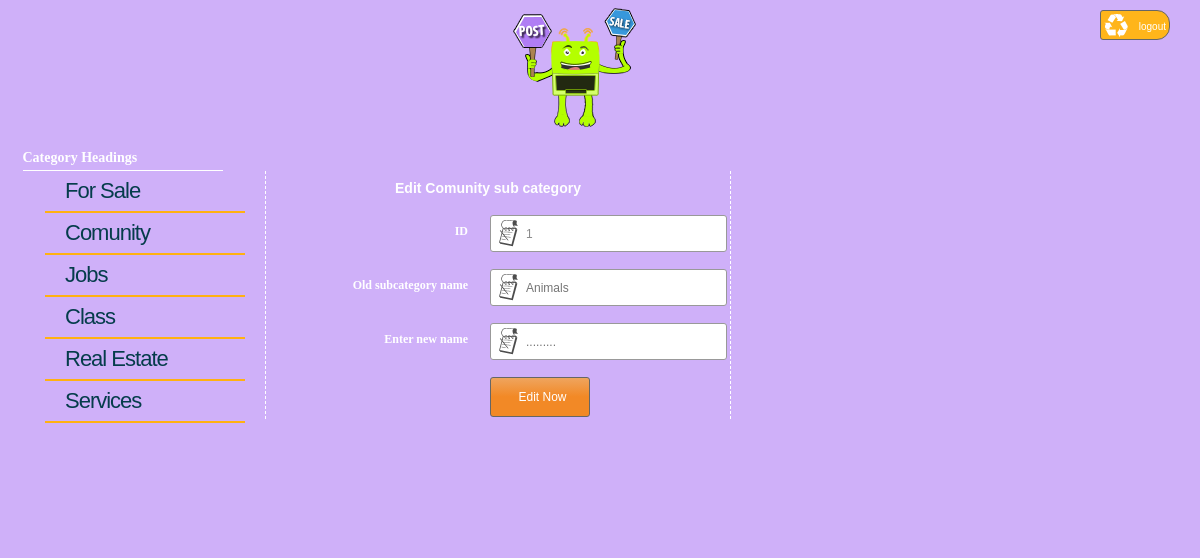
Screenshot of /_admin/editcom.php?EDITC=1 (signed in) with the database file from the repository.
### tables this page shows
CREATE TABLE IF NOT EXISTS `heading` (
  `id` int(10) UNSIGNED NOT NULL AUTO_INCREMENT,
  `title` varchar(45) NOT NULL,
  `visible` tinyint(1) UNSIGNED NOT NULL,
  `extension` varchar(45) NOT NULL,
  PRIMARY KEY (`id`)
);

CREATE TABLE IF NOT EXISTS `sub_heading` (
  `id` int(10) UNSIGNED NOT NULL AUTO_INCREMENT,
  `sub_id` int(10) UNSIGNED NOT NULL,
  `sub_title` varchar(45) NOT NULL,
  `position` int(10) UNSIGNED NOT NULL,
  PRIMARY KEY (`id`,`sub_id`),
  KEY `FK_sub_heading_1` (`sub_id`)
);

### _admin/editcom.php (the view, shortened to what this page needs)
<?php
if(isset($_REQUEST['EDITC']) && $_REQUEST['EDITC']!='')
{
	$editid=$_REQUEST['EDITC'];
	$query="Select * from sub_heading WHERE id='$editid'";
	$insertionquery=mysql_query($query);
	$fetch=mysql_fetch_array($insertionquery);
}
?>
<!DOCTYPE html PUBLIC "-//W3C//DTD XHTML 1.0 Transitional//EN" "http://www.w3.org/TR/xhtml1/DTD/xhtml1-transitional.dtd">
<html xmlns="http://www.w3.org/1999/xhtml">
<head>
<link type="text/css" rel="stylesheet" href="css/admin.css" />
</head>
<body>
<form action="includes/logout.php">
<input name="logout" type="submit" value="logout" class="logout" />
</form>
    <div id="page">
    <div id="image">
<img src="../_images/signin.png" />
</div>
			<?php require_once('includes/menu.php')?>
   	  <div id="table">
		<form id="form" name="form" method="post" action="editcompros.php">
        	<table>
            	<tr>
                	<td colspan="2" id="tableh2"><b>Edit Comunity sub category</b></td>
            	</tr>
            	<tr>
            	  <td class="text">ID</td>
            	  <td><input name="fr_id" type="text" class="textfeilds" id="fr_id" readonly="readonly" value="<?php echo $editid;?>"/></td>
          	  </tr>
            	<tr>
                	<td width="200" class="text">Old subcategory name</td>
                    <td width="238"><input name="rr_title" type="text" class="textfeilds" id="rr_title" disabled="disabled"  placeholder="<?php echo $fetch['sub_title'];?>"/></td>
            	</tr>
                <tr>
                	<td width="200" class="text">Enter new name</td>
                    <td width="238"><input name="fr_title" type="text" class="textfeilds" id="fr_title" placeholder="........." /></td>
            	</tr>
                	<td class="id1"></td>
                  <td><input type="submit" class="inputbutton" value="Edit Now" />
                      <input name="mm" type="hidden" id="mm" value="editmob" /></td>
            </table>
        </form>
      </div>
    </div>
</body>
</html>

### _admin/includes/menu.php (shortened to what this page needs)
<?php
	$query="Select * from post.heading order by id asc";
	$insertion=mysql_query($query);
?>
<div id="fullmenu">
<h2>Category Headings</h2>
<div id="menu">
      	  <ul>
          <?php $k=1; while($result=mysql_fetch_array($insertion)){?>
        	<li><a href="<?php echo $result['extension'].'.php';?>"> <?php echo $result['title'];?> </a></li>
       	  <?php $k++; }?>
        	</ul>
        </div>
        </div>

### _admin/css/admin.css (style rules this page uses)
* { margin:0px auto; padding:0px; background-color:#CFB0F9; }
#image { height: 150px; background-repeat: no-repeat; margin-left:500px; }
#page { min-height: 530px; overflow:hidden; }
#fullmenu { width:205px; margin-left:20px; }
#fullmenu h2 { margin: 0px auto; width: 200px; font-size: 14px; text-align: left; height: 20px; color: #FFF; font-family: "Comic Sans MS", cursive; border-bottom:#FFF 1px solid; }
.inputbutton { background: #efa45d; background: -moz-linear-gradient(top, #efa45d 1%, #f28926 49%); background: -webkit-gradient(linear, left top, left bottom, color-stop(1%,#efa45d), color-stop(49%,#f28926)); background: -webkit-linear-gradient(top, #efa45d 1%,#f28926 49%); background: -o-linear-gradient(top, #efa45d 1%,#f28926 49%); background: -ms-linear-gradient(top, #efa45d 1%,#f28926 49%); background: linear-gradient(to bottom, #efa45d 1%,#f28926 49%); filter: progid:DXImageTransform.Microsoft.gradient( startColorstr='#efa45d', endColorstr='#f28926',GradientType=0 ); border-radius: 3px; text-align: center; height: 40px; width: 100px; margin-top:10px; padding-left: 5px; font-family: Verdana, Geneva, sans-serif; font-size: 12px; color:#FFF; border: 1px solid #666; }
#table { margin-left: 20px; float: left; border-left-width: 1px; border-left-style: dashed; border-left-color: #FFF; border-right-width: 1px; border-right-style: dashed; border-right-color: #FFF; }
#tableh2 { font-size: 14px; font-family: Verdana, Geneva, sans-serif; line-height: 30px; text-align: center; padding-right: 20px; color: #FFF; font-weight: bold; }
.textfeilds { border-radius: 3px; text-align: left; height: 35px; width: 200px; margin-top:10px; margin-bottom:5px; background: #FFF url(../../_images/posttextfeild.png) no-repeat 3px 3px; padding-left: 35px; font-family: Verdana, Geneva, sans-serif; font-size: 12px; color: #8B8B8B; border: 1px solid #999; }
.text { font-size: 12px; font-family:"Times New Roman"; line-height: 30px; text-align: right; padding-right: 20px; color: #FFF; font-weight: bold; }
.logout { width:70px; height:30px; background: #FFB51A url(../../_images/logout.png) no-repeat 3px 1px; border-radius: 3px 13px 13px 3px; text-align: right; margin-top:10px; border: 1px solid #666; float:right; padding-right:3px; line-height:32px; margin-right:30px; font-family: Verdana, Geneva, sans-serif; font-size: 10px; color:#FFF; text-decoration:none; }

### _admin/includes/menu.php (style rules this page uses)
#menu { float: left; min-height:120px; width: 200px; line-height:30px; padding-left:25px; }
#menu ul li { font-family:Verdana, Geneva, sans-serif; border-bottom:2px solid #FFB111; list-style:none; line-height:40px; text-decoration: none; font-size: 22px; }
#menu ul li a { text-decoration: none; width:auto; height:40px; color:#053C4B; font-weight: lighter; letter-spacing: -1px; padding:5px 20px; }
#fullmenu { width:205px; margin-left:20px; }
#fullmenu h2 { margin: 0px auto; width: 200px; font-size: 14px; text-align: left; height: 20px; color: #FFF; font-family: "Comic Sans MS", cursive; border-bottom:#FFF 1px solid; }

### rows the page displays
heading: title "For Sale"
heading: title "Comunity"
heading: title "Jobs"
heading: title "Class"
heading: title "Real Estate"
heading: title "Services"
sub_heading: rr_title "Animals"
